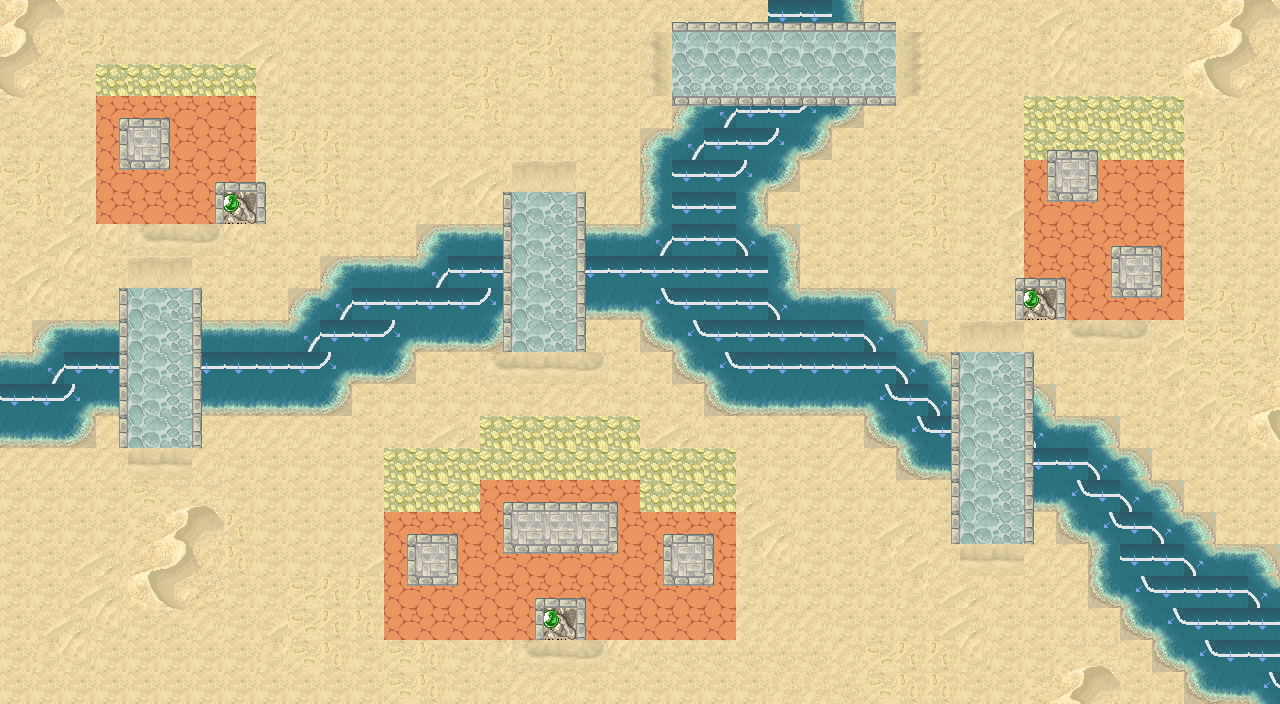

The image is a tile-based game level rendered from a .tmx file. Its description and source (layers, tilesets, objects; grid data summarised) follow:
An orthogonal 40x22 tile map with 32x32 px tiles, 4 tile layers (Collision Layer, Ground, Buildings, RoadsAndBridge), 4 tilesets.

<map version="1.10" tiledversion="1.11.2" orientation="orthogonal" renderorder="right-down" width="40" height="22" tilewidth="32" tileheight="32" infinite="0" nextlayerid="7" nextobjectid="1">
 <tileset firstgid="1" name="GroundsTileset" tilewidth="32" tileheight="32" tilecount="441" columns="21">
  <image source="ground_tiles.png" width="672" height="701" />
 </tileset>
 <tileset firstgid="442" name="FieldsTileset" tilewidth="32" tileheight="32" tilecount="64" columns="8">
  <image source="free-fields-tileset-pixel-art-for-tower-defense\1 Tiles\FieldsTileset.png" width="256" height="256" />
 </tileset>
 <tileset firstgid="506" name="Props" tilewidth="32" tileheight="32" tilecount="45" columns="9">
  <image source="The Fan-tasy Tileset (Free)\Art\Props\Atlas\Props.png" width="288" height="160" />
 </tileset>
 <tileset firstgid="551" name="building_1" tilewidth="32" tileheight="32" tilecount="289" columns="17">
  <grid orientation="orthogonal" width="16" height="16" />
  <image source="PNG\building_1.png" width="559" height="549" />
 </tileset>
 <layer id="6" name="Collision Layer" width="40" height="22">
  <data>[880 cells, 410 non-empty, 3 distinct tile ids]</data>
 </layer>
 <layer id="1" name="Ground" width="40" height="22">
  <data>[880 cells, 880 non-empty, 41 distinct tile ids]</data>
 </layer>
 <layer id="5" name="Buildings" width="40" height="22">
  <data>[880 cells, 160 non-empty, 17 distinct tile ids]</data>
 </layer>
 <layer id="2" name="RoadsAndBridge" width="40" height="22">
  <data>[880 cells, 203 non-empty, 20 distinct tile ids]</data>
 </layer>
</map>
